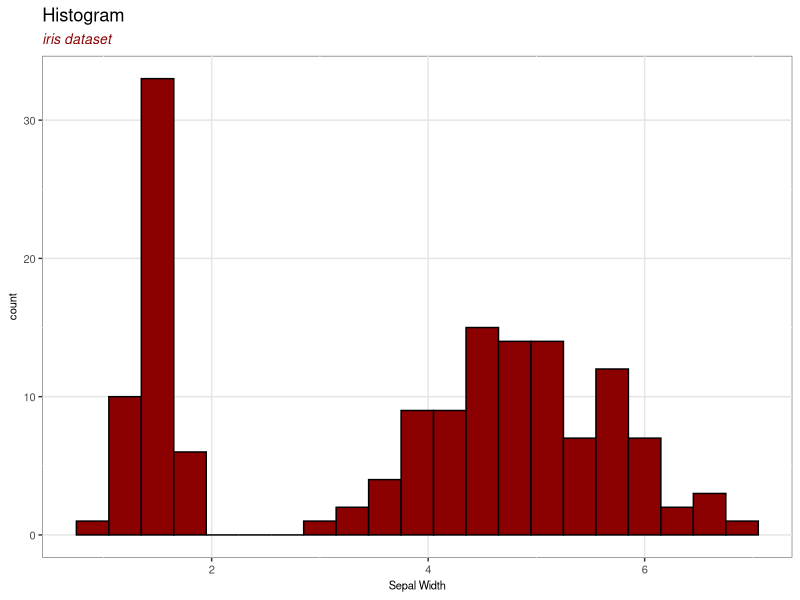
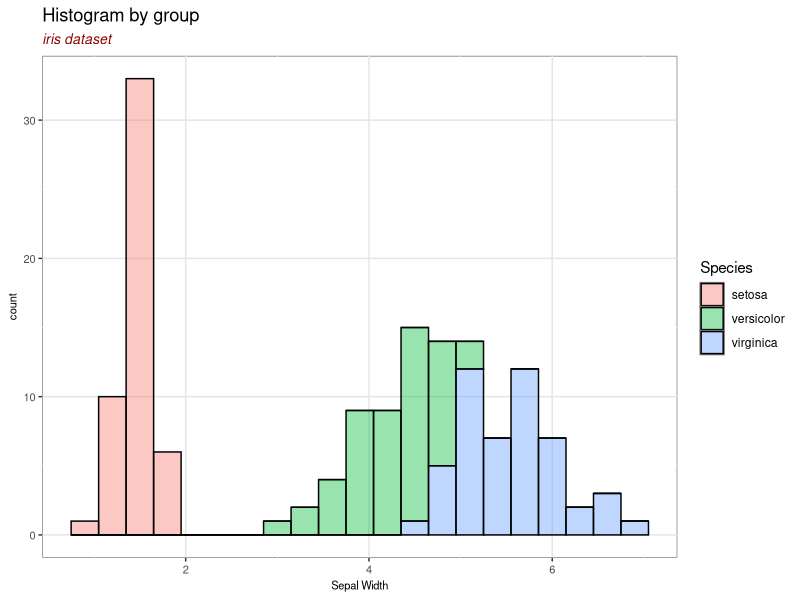

Reproduce these figures in R, in order.
#---------------
# Histogram in R
#---------------

library(tidyverse)
data(iris)

# 1. Histogram
ggplot(iris, aes(x = Petal.Length)) +
  geom_histogram( color = 'black', fill = 'darkred', binwidth = 0.3) +
  labs(title = 'Histogram',
       subtitle = 'iris dataset',
       y="count", x="Sepal Width") +
  theme(axis.text=element_text(size=8),
        axis.title=element_text(size=8),
        plot.subtitle=element_text(size=10, face="italic", color="darkred"),
        panel.background = element_rect(fill = "white", colour = "grey50"),
        panel.grid.major = element_line(colour = "grey90"))

# 2. Histogram by group
ggplot(iris, aes(x = Petal.Length, color = Species, fill = Species)) +
  geom_histogram( color = 'black', binwidth = 0.3, alpha = 0.4) +
  labs(title = 'Histogram by group',
       subtitle = 'iris dataset',
       y="count", x="Sepal Width") +
  theme(axis.text=element_text(size=8),
        axis.title=element_text(size=8),
        plot.subtitle=element_text(size=10, face="italic", color="darkred"),
        panel.background = element_rect(fill = "white", colour = "grey50"),
        panel.grid.major = element_line(colour = "grey90"))

#----
# end
#----